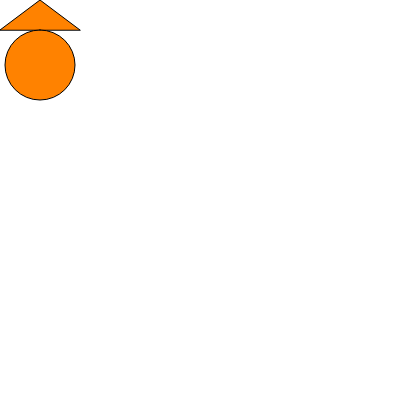
Frame 1 (no input)
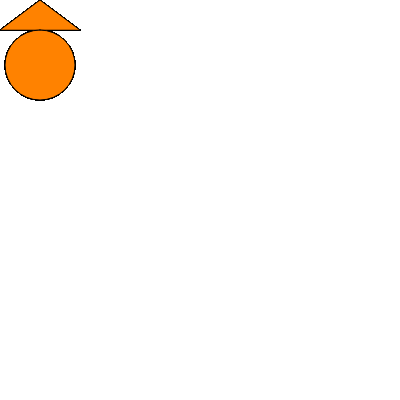
Frame 60 (no input)
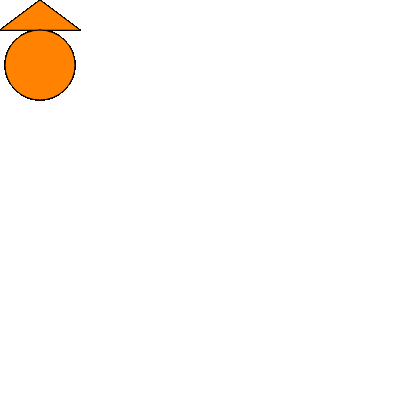
Frame 120 (the mouse pressed at the canvas centre since frame 60)

The p5.js sketch that drew these frames (run headless with seeded random() and noise() and a simulated clock; from frame 60 on, the mouse is pressed at the canvas centre):

// p5.js sketch
// ── sketch.js
function setup() {
    createCanvas(400, 400)
    background(255)
  }
  
  function draw() {
    fill(255, 130, 0)
    stroke(0)
    triangle(0, 30, 40, 0, 80, 30)
    square(5, 30, 70, 70)
  }

  function square(x, y, size) {
    rect(x, y, size, size)
  }
// ── sketch2.js
var ball_x_axis = 100;
var ball_y_axis = 100;
var paddle_x_axis = 0;
var paddle_y_axis = 50;

var paddle_height = 100;
var paddle_width = 15;

var speed = 7;
var score = 0;

function setup(){
    createCanvas(800, 400);
}

function draw(){

    background(100);
    text("Score: " + score, 400, 200)

    ball_x_axis = ball_x_axis + speed;
    //ball_y_axis = ball_y_axis + Math.floor(Math.random()*10);

    paddle_creation(paddle_x_axis, paddle_y_axis, paddle_width, paddle_height);
    paddle_movement();
    ellipse(ball_x_axis, ball_y_axis, 30, 30);
    ball_movement_boundaries();
    ball_and_paddle_collision();
    
}

function ball_movement_boundaries(){
    if (ball_x_axis < 30) {
        speed = speed * -1;
    } else if (ball_x_axis > 800) {
        speed = speed * -1;
    }
}

function paddle_creation(x, y, h, w){
    rect(x,y, h, w);
}

function paddle_movement(){
    if (keyIsDown(UP_ARROW) && paddle_y_axis > 0){
        paddle_y_axis -= 10;
    } if (keyIsDown(DOWN_ARROW)&& paddle_y_axis < 300){   
        paddle_y_axis += 10;
    }
} 

function ball_and_paddle_collision(){
    var collision = false;
    if (ball_x_axis < paddle_width*2 && ball_y_axis >= paddle_y_axis && ball_y_axis <= paddle_y_axis+paddle_height){
        collision = true;
    }
    if (collision){
        score++;
    }
}
